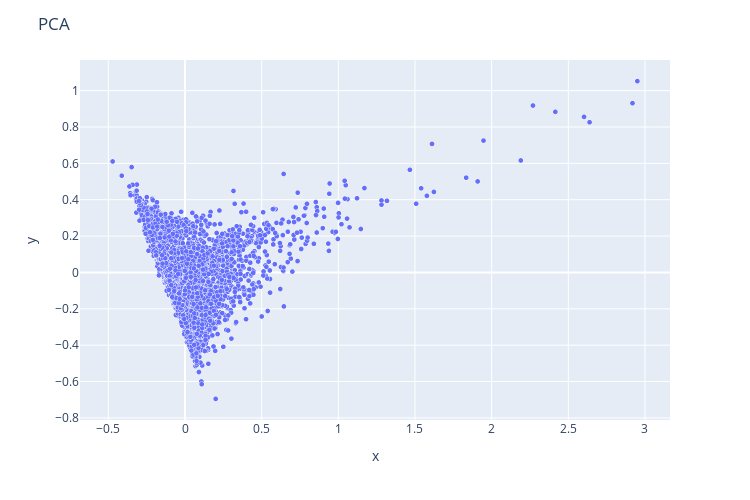

This figure's notebook cell:
### Code cell
fig = px.scatter(x=X_PCA['C1'],y=X_PCA['C2'])
fig.update_traces(marker=dict(size=5,
                                  line=dict(width=0.2,
                                            color='white')),
                      selector=dict(mode='markers'))
fig.update_layout(height=500, width=750,title='PCA')

### Figure 1 — Plotly figure (JSON) as saved in the notebook; plotly's stock layout.template omitted (floating-point values rounded to 4 significant figures; data arrays with more than 128 entries replaced by an {"elided": "..."} marker saying what was removed)
{"data": [{"hovertemplate": "x=%{x}<br>y=%{y}<extra></extra>", "legendgroup": "", "marker": {"color": "#636efa", "line": {"color": "white", "width": 0.2}, "size": 5, "symbol": "circle"}, "mode": "markers", "name": "", "showlegend": false, "type": "scattergl", "x": {"elided": "5000 float values"}, "xaxis": "x", "y": {"elided": "5000 float values"}, "yaxis": "y"}], "layout": {"height": 500, "legend": {"tracegroupgap": 0}, "margin": {"t": 60}, "title": {"text": "PCA"}, "width": 750, "xaxis": {"anchor": "y", "domain": [0, 1], "title": {"text": "x"}}, "yaxis": {"anchor": "x", "domain": [0, 1], "title": {"text": "y"}}}}
